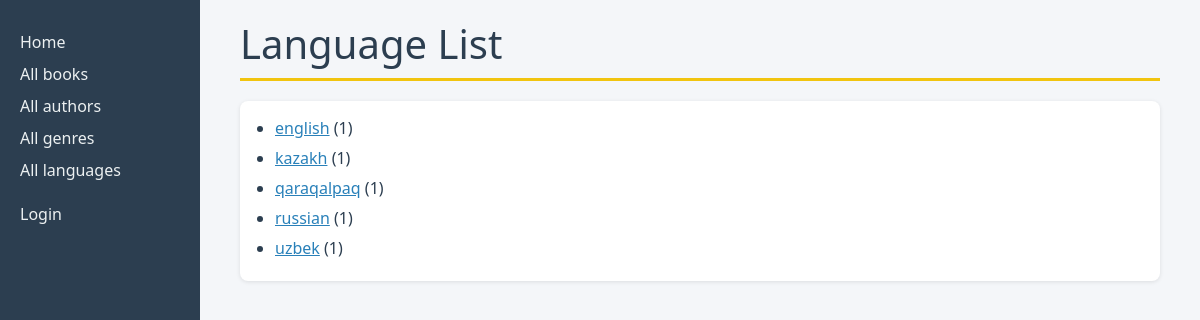
The app's page /catalog/languages/ with its own data.
### catalog/models.py (models this page shows, shortened)
class Language(models.Model):
    name = models.CharField(
        max_length=200,
        unique=True,
        help_text="Enter the book's natural language (e.g. English, French, Japanese etc.)"
    )
    def get_absolute_url(self):
        return reverse('language-detail', args=[str(self.id)])
    class Meta:
        ordering = ['name']
        constraints = [
            UniqueConstraint(
                Lower('name'),
                name='language_name_case_insensitive_unique',
                violation_error_message="Language already exists (case-insensitive match)"
            ),
        ]

### catalog/views.py (the view)
# urls.py: path('languages/', views.LanguageListView.as_view(), name='languages'),
class LanguageListView(generic.ListView):
    model = Language
    paginate_by = 10

### catalog/templates/catalog/language_list.html (shortened to what this page needs)
<!doctype html>
<html lang="en">
<head>
</head>
<body>
{% extends "base_generic.html" %}
{% block content %}
  <h1>Language List</h1>
  {% if language_list %}
    <ul>
      {% for language in language_list %}
      <li>
        <a href="{{ language.get_absolute_url }}">{{ language.name }}</a>
        ({{ language.book_set.count }})
      </li>
      {% endfor %}
    </ul>
  {% else %}
    <p>There are no languages in the library.</p>
  {% endif %}
{% endblock %}

### catalog/static/css/styles.css (style rules this page uses)
body { background-color: #f4f6f9; font-family: "Segoe UI", Arial, sans-serif; color: #2c3e50; }
h1 { color: #2c3e50; border-bottom: 3px solid #f1c40f; padding-bottom: 10px; margin-bottom: 20px; }
.col-sm-10 a { color: #2980b9; }
.col-sm-10 ul { background-color: #ffffff; padding: 15px 15px 15px 35px; border-radius: 8px; box-shadow: 0 1px 4px rgba(0, 0, 0, 0.1); }
.col-sm-10 li { margin-bottom: 6px; }

### records on screen
Language: name "english", book_set.count "1"
Language: name "kazakh", book_set.count "1"
Language: name "qaraqalpaq", book_set.count "1"
Language: name "russian", book_set.count "1"
Language: name "uzbek", book_set.count "1"
